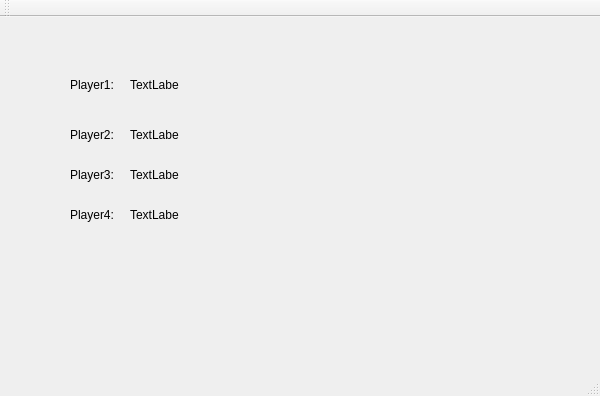
<?xml version="1.0" encoding="UTF-8"?>
<ui version="4.0">
 <class>LobbyClass</class>
 <widget class="QMainWindow" name="LobbyClass">
  <property name="geometry">
   <rect>
    <x>0</x>
    <y>0</y>
    <width>600</width>
    <height>396</height>
   </rect>
  </property>
  <property name="windowTitle">
   <string>Lobby</string>
  </property>
  <widget class="QWidget" name="centralWidget">
   <widget class="QLabel" name="label">
    <property name="geometry">
     <rect>
      <x>70</x>
      <y>60</y>
      <width>81</width>
      <height>16</height>
     </rect>
    </property>
    <property name="text">
     <string>Player1:</string>
    </property>
   </widget>
   <widget class="QLabel" name="label_2">
    <property name="geometry">
     <rect>
      <x>70</x>
      <y>110</y>
      <width>71</width>
      <height>16</height>
     </rect>
    </property>
    <property name="text">
     <string>Player2:</string>
    </property>
   </widget>
   <widget class="QLabel" name="label_3">
    <property name="geometry">
     <rect>
      <x>70</x>
      <y>150</y>
      <width>71</width>
      <height>16</height>
     </rect>
    </property>
    <property name="text">
     <string>Player3:</string>
    </property>
   </widget>
   <widget class="QLabel" name="label_4">
    <property name="geometry">
     <rect>
      <x>70</x>
      <y>190</y>
      <width>71</width>
      <height>16</height>
     </rect>
    </property>
    <property name="text">
     <string>Player4:</string>
    </property>
   </widget>
   <widget class="QLabel" name="player1">
    <property name="geometry">
     <rect>
      <x>130</x>
      <y>60</y>
      <width>49</width>
      <height>16</height>
     </rect>
    </property>
    <property name="text">
     <string>TextLabel</string>
    </property>
   </widget>
   <widget class="QLabel" name="player2">
    <property name="geometry">
     <rect>
      <x>130</x>
      <y>110</y>
      <width>49</width>
      <height>16</height>
     </rect>
    </property>
    <property name="text">
     <string>TextLabel</string>
    </property>
   </widget>
   <widget class="QLabel" name="player3">
    <property name="geometry">
     <rect>
      <x>130</x>
      <y>150</y>
      <width>49</width>
      <height>16</height>
     </rect>
    </property>
    <property name="text">
     <string>TextLabel</string>
    </property>
   </widget>
   <widget class="QLabel" name="label_8">
    <property name="geometry">
     <rect>
      <x>130</x>
      <y>190</y>
      <width>49</width>
      <height>16</height>
     </rect>
    </property>
    <property name="text">
     <string>TextLabel</string>
    </property>
   </widget>
  </widget>
  <widget class="QMenuBar" name="menuBar">
   <property name="geometry">
    <rect>
     <x>0</x>
     <y>0</y>
     <width>600</width>
     <height>22</height>
    </rect>
   </property>
  </widget>
  <widget class="QToolBar" name="mainToolBar">
   <attribute name="toolBarArea">
    <enum>TopToolBarArea</enum>
   </attribute>
   <attribute name="toolBarBreak">
    <bool>false</bool>
   </attribute>
  </widget>
  <widget class="QStatusBar" name="statusBar"/>
 </widget>
 <layoutdefault spacing="6" margin="11"/>
 <resources/>
 <connections/>
</ui>
